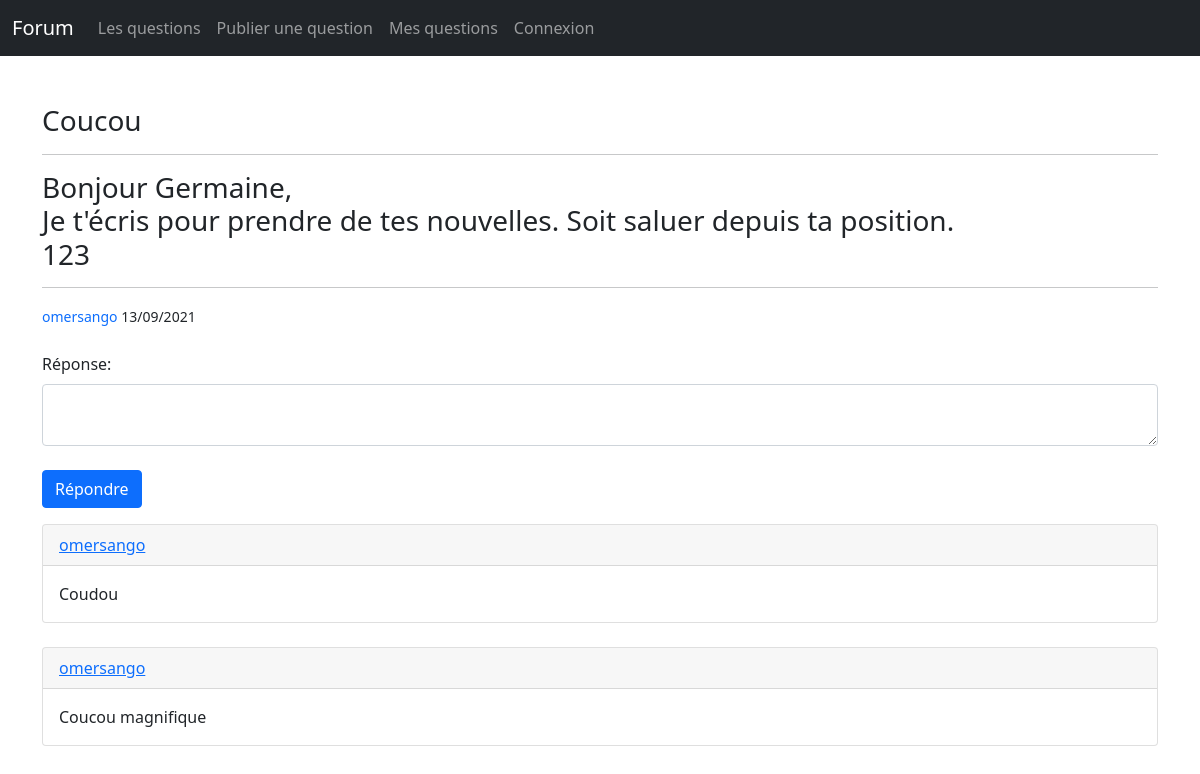
The page /question.php?id=1 on the database its author committed.
### tables this page shows
CREATE TABLE IF NOT EXISTS `questions` (
  `id` int(11) NOT NULL AUTO_INCREMENT,
  `titre` varchar(150) NOT NULL,
  `description` text NOT NULL,
  `contenu` text NOT NULL,
  `id_auteur` int(11) NOT NULL,
  `pseudo_auteur` varchar(15) NOT NULL,
  `date_publication` text NOT NULL,
  PRIMARY KEY (`id`)
);

CREATE TABLE IF NOT EXISTS `answers` (
  `id` int(11) NOT NULL AUTO_INCREMENT,
  `id_auteur` int(11) NOT NULL,
  `pseudo_auteur` varchar(20) NOT NULL,
  `id_question` int(11) NOT NULL,
  `reponse` text NOT NULL,
  PRIMARY KEY (`id`)
);

### actions/questions/showQuestionContentAction.php (called while the page is built, shortened)
<?Php
    require('actions/database.php');
    if (isset($_GET['id']) AND !empty($_GET['id'])) {
        $idOfTheQuestion = $_GET['id'];
        $checkIfQuestionExists = $bdd->prepare('SELECT * FROM questions WHERE id = ?');
        $checkIfQuestionExists->execute(array($idOfTheQuestion));
        if($checkIfQuestionExists->rowCount() > 0) {
            $questionsInfos = $checkIfQuestionExists->fetch();
            $question_title = $questionsInfos['titre'];
            $question_content = $questionsInfos['contenu'];
            $question_id_author = $questionsInfos['id_auteur'];
            $question_pseudo_author = $questionsInfos['pseudo_auteur'];
            $question_date_publication = $questionsInfos['date_publication'];
        }else {
            echo "Aucune question n'a été trouvée";
        }
     } else {
         echo "Aucune question n'a été trouvée";
     }

### actions/questions/showAllAnswersOfQuestionAction.php (called while the page is built)
<?Php
    require('actions/database.php');
    $getAllAnswersOfThisQuestion = $bdd->prepare('SELECT id_auteur, pseudo_auteur, id_question, reponse FROM answers WHERE id_question = ? ORDER BY id DESC');
    $getAllAnswersOfThisQuestion->execute(array($idOfTheQuestion));

### question.php (the view, shortened to what this page needs)
<?Php
    require('actions/questions/showQuestionContentAction.php');
    require('actions/questions/postAnswersAction.php');
    require('actions/questions/showAllAnswersOfQuestionAction.php');
?>
<!DOCTYPE html>
<html lang="en">
<?php include 'includes/head.php'; ?>
<body>
    <?php include 'includes/navbar.php'; ?>
    <br><br>
    <div class="container">
        <?Php
            if (isset($question_date_publication)) {
                ?>
                <section class="show-content">
                    <h3> <?= $question_title; ?></h3>
                    <hr>
                    <h3> <?= $question_content; ?></h3>
                    <hr>
                    <small> <?= '<a href="profile.php?id='.$question_id_author.'" class="text-decoration-none">'.$question_pseudo_author. '</a> ' . $question_date_publication; ?></small>
                </section>
                <br>
                <section class="show-answers">
                    <form action="" method="POST" class="form-group">
                        <div class="mb-3">
                            <label for="" class="form-label">Réponse:</label>
                            <textarea name="answer" id="" cols="" rows="" class="form-control"></textarea>
                            <br>
                            <button class="btn btn-primary" type="submit" name="validate">Répondre</button>
                        </div>
                    </form>
                    <?Php
                        while ($answer = $getAllAnswersOfThisQuestion->fetch()) {
                            ?>
                            <div class="card">
                                <div class="card-header">
                                    <a href="profile.php?id=<?= $answer['id_auteur']; ?>"><?= $answer['pseudo_auteur']; ?></a>
                                </div>
                                <div class="card-body">
                                    <?= $answer['reponse']; ?>
                                </div>
                            </div>
                            <br>
                            <?Php
                        }
                    ?>
                </section>
                <?Php
            }
        ?>
    </div>
</body>
</html>

### rows shown on the page
questions: titre "Coucou", contenu "Bonjour Germaine, Je t'écris pour prendre de tes nouvelles. Soit saluer depuis ta position. 123", pseudo_auteur "omersango", date_publication "13/09/2021"
answers: pseudo_auteur "omersango", reponse "Coudou"
answers: pseudo_auteur "omersango", reponse "Coucou magnifique"
